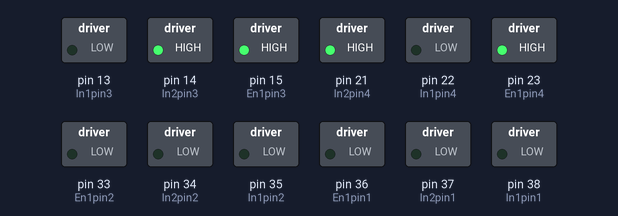
Bench run of a sketch on a simulated Arduino Mega 2560, built with avr-gcc and run on an emulated ATmega2560. Parts: switched loads named in the sketch (green lamp = pin HIGH).

Above: at 0.1 s.
Timing chart, 0 to 1.6 s (numbered marks = the images above):
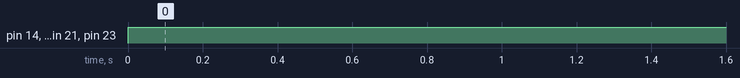

Measured:
- by itself, pin 14 (In2pin3), pin 15 (En1pin3), pin 21 (In2pin4), pin 23 (En1pin4): LOW → HIGH at 0.00 s

The sketch:

test_DCMotor4.ino
```cpp
//Teensy PWM pins
#define In1pin1 38
#define In2pin1 37
#define En1pin1 36

#define In1pin2 35
#define In2pin2 34
#define En1pin2 33

#define In1pin3 13
#define In2pin3 14
#define En1pin3 15

#define In1pin4 22
#define In2pin4 21
#define En1pin4 23

void setup() {
  // Set pins to Output
  pinMode(In1pin1, OUTPUT);
  pinMode(In2pin1, OUTPUT);
  pinMode(En1pin1, OUTPUT);
  pinMode(In1pin2, OUTPUT);
  pinMode(In2pin2, OUTPUT);
  pinMode(En1pin2, OUTPUT);
  pinMode(In1pin3, OUTPUT);
  pinMode(In2pin3, OUTPUT);
  pinMode(En1pin3, OUTPUT);
  pinMode(In1pin4, OUTPUT);
  pinMode(In2pin4, OUTPUT);
  pinMode(En1pin4, OUTPUT);
}

// Define forward rotation - DC Motor
void Forward_DCMotor(int PWMspeed, byte in1 , byte in2 , byte en) {
  digitalWrite(in1, LOW);
  digitalWrite(in2, HIGH);
  analogWrite(en, PWMspeed);
}

// Define reverse rotation - DC Motor
void Reverse_DCMotor(int PWMspeed, byte in1 , byte in2 , byte en) {
  digitalWrite(in1, HIGH);
  digitalWrite(in2, LOW);
  analogWrite(en, PWMspeed);
}

void loop() {
  // put your main code here, to run repeatedly:
  Forward_DCMotor(200, In1pin3, In2pin3, En1pin3);
  Forward_DCMotor(200, In1pin4, In2pin4, En1pin4);
}
```
